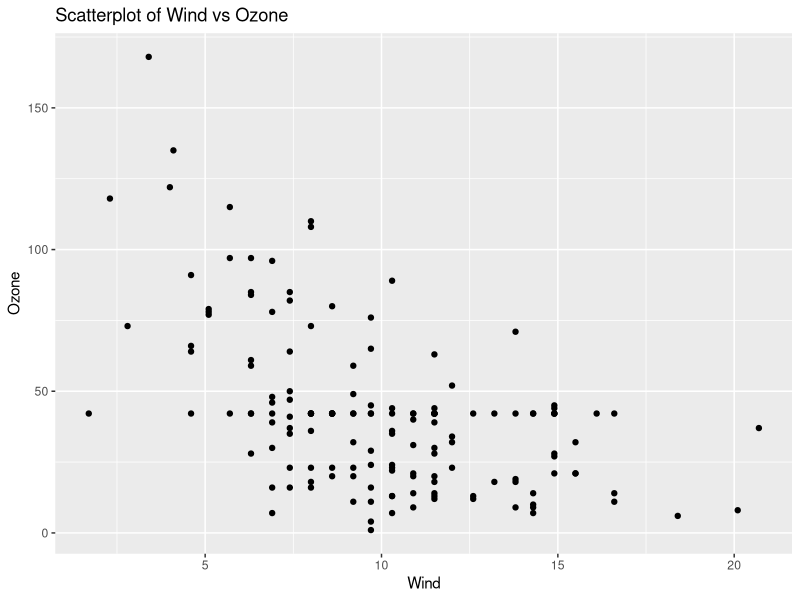
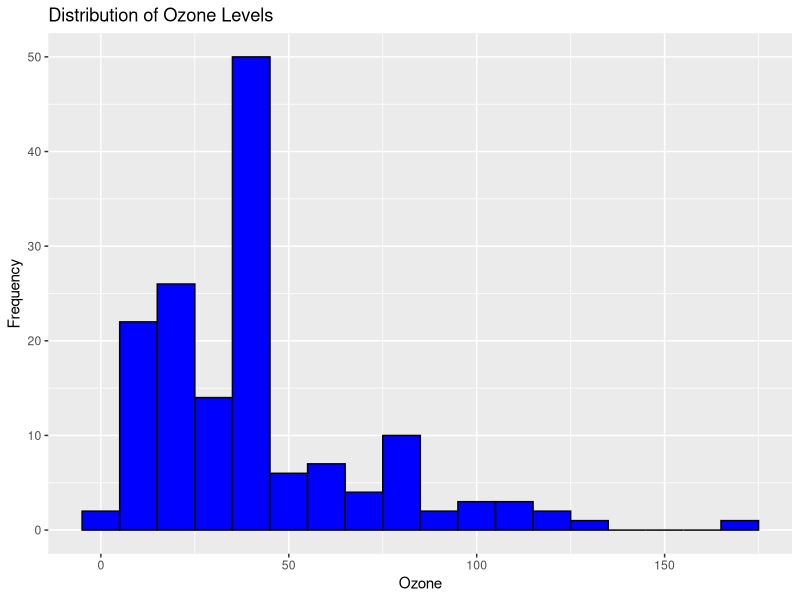
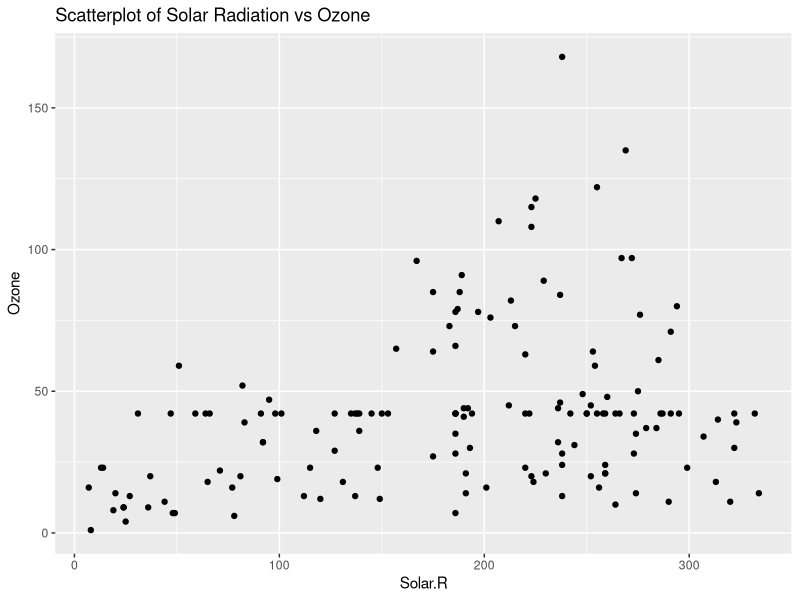
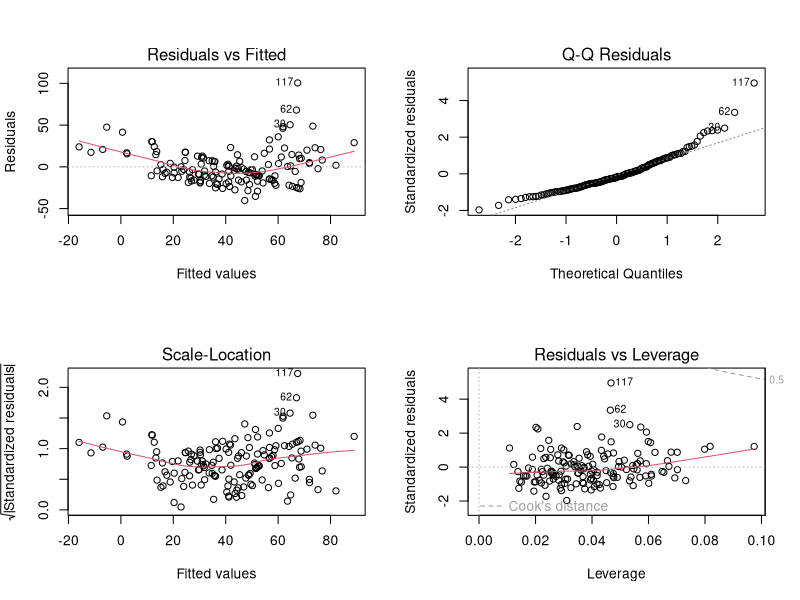

Source code (R) for these figures, in order:

library(ggplot2)
library(dplyr)
library(caret)
library(Metrics)


data("airquality")

summary(airquality)

missing_values <- colSums(is.na(airquality))
print(paste("Missing values per column:", missing_values))

airquality_clean <- airquality %>%
  mutate(across(where(is.numeric), ~ifelse(is.na(.), mean(., na.rm = TRUE), .)))

# 1. Exploratory Data Analysis (EDA) -

ggplot(airquality_clean, aes(x = Wind, y = Ozone)) + 
  geom_point() + labs(title = "Scatterplot of Wind vs Ozone")

ggplot(airquality_clean, aes(x = Ozone)) + 
  geom_histogram(binwidth = 10, fill = "blue", color = "black") + labs(title = "Distribution of Ozone Levels", x = "Ozone", y = "Frequency")

ggplot(airquality_clean, aes(x = Solar.R, y = Ozone)) + 
  geom_point() + labs(title = "Scatterplot of Solar Radiation vs Ozone")

correlation_matrix <- cor(airquality_clean[, sapply(airquality_clean, is.numeric)])
print("Correlation Matrix:")
print(correlation_matrix)

# 2. Model Building - 

model <- lm(Ozone ~ ., data = airquality_clean)
summary(model)

# 3. Model Evaluation -

par(mfrow = c(2, 2))

plot(model)

# 4. Performance Metrics -

predictions <- predict(model, airquality_clean)


rmse_value <- rmse(airquality_clean$Ozone, predictions)
print(paste("RMSE: ", rmse_value))

# 5. Model Selection - 

print("Model Coefficients:")
print(coef(model))
